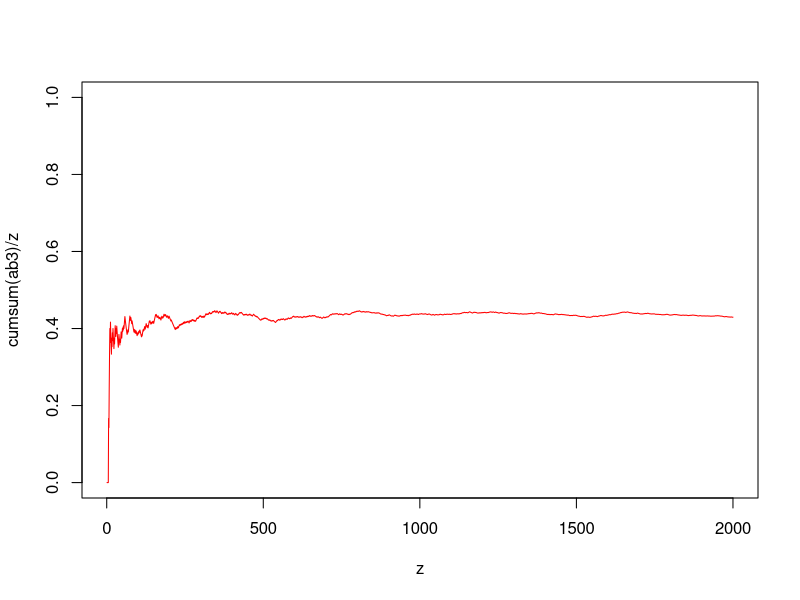

Reproduce this figure in R.
#Suppose we take two coins (one with probability of head 0.3, and the
#other with probability of head 0.6) and toss them alternately. How would
#the relative frequencies of heads behave? First argue theoretically. Then
#check by simulating the tosses in R.
ab1=sample(c(0,1),1000,replace=T,prob=c(0.7,0.3))
ab2=sample(c(0,1),1000,replace=T,prob=c(0.4,0.6))
odd=seq(1,2000,2)
even=seq(2,2000,2)
ab3 = 1:2000  
z=1:2000
ab3[odd]=ab1
ab3[even]=ab2
plot(z,cumsum(ab3)/z,ty='l',col='red',ylim=c(0,1))
# theoretically it should converge to the mean of 0.3 and 0.6 that is 0.45, 
#because the independ odd and even outcomes are respectively suppossed to converge
# to their specified probabilities of head. Now if we are combining them then they
# should average out each other

#first coin outputs
# [1] 1 0 0 0 1 1 1 1 0 0 1 0 0 1 0 1 0 0 0 1 0 0 1 1 0 1 0 1
# [29] 0 0 0 0 1 0 0 0 0 0 0 1 1 0 0 1 0 1 0 0 0 0 0 0 0 0 0 1
# [57] 0 0 0 0 0 0 1 0 1 0 0 0 1 1 0 0 1 0 0 0 0 1 1 1 0 0 0 1
# [85] 0 0 0 0 1 0 1 1 0 0 1 0 1 1 0 1 1 1 0 0 1 0 0 0 0 0 1 0
# [113] 1 1 0 0 0 1 0 1 1 1 0 1 0 0 1 0 1 1 0 1 0 1 1 0 0 0 0 0
# [141] 0 1 0 0 0 0 1 0 0 1 0 1 0 0 0 0 0 0 0 0 0 0 0 1 0 1 0 0
# [169] 0 1 0 0 0 0 0 0 0 0 1 0 0 1 0 0 0 0 1 0 0 1 0 0 0 0 0 1
# [197] 1 0 1 0 1 0 1 0 0 0 0 0 1 1 1 1 1 0 1 1 1 0 1 0 0 1 0 0
# [225] 0 1 0 0 1 0 1 0 0 1 0 0 0 0 0 0 0 0 0 0 1 0 0 1 1 0 1 0
# [253] 0 0 0 0 0 1 0 0 0 0 0 0 0 0 0 1 0 0 0 1 0 0 0 1 0 0 1 0
# [281] 0 1 0 0 0 0 0 0 0 0 1 0 0 0 1 1 1 0 0 0 1 1 1 1 0 0 0 0
# [309] 0 1 1 0 0 0 0 0 1 0 0 0 0 1 1 0 1 0 0 1 1 1 0 1 0 0 0 1
# [337] 1 0 0 1 0 0 0 0 0 0 0 0 1 0 0 0 0 1 1 0 1 0 0 0 0 0 0 0
# [365] 0 0 0 0 1 0 0 0 1 0 1 0 0 0 0 0 0 1 0 0 0 0 1 1 1 0 0 0
# [393] 0 0 0 0 1 0 0 0 0 1 0 0 0 0 0 0 1 0 1 1 0 1 1 0 0 0 1 0
# [421] 0 0 1 0 0 0 0 0 0 1 1 0 0 0 1 1 0 1 0 1 0 0 1 0 0 1 1 0
# [449] 0 0 1 0 0 1 0 1 1 0 0 0 1 0 0 0 1 1 1 0 1 0 0 0 0 1 0 0
# [477] 0 0 0 0 0 0 0 0 0 1 0 1 0 0 1 1 0 1 1 0 0 1 0 0 0 0 1 0
# [505] 0 0 0 1 0 0 1 0 0 1 1 0 0 0 0 0 0 0 0 1 0 0 0 0 0 0 0 0
# [533] 1 0 0 0 1 0 1 0 0 0 1 1 0 1 0 1 0 0 0 0 0 1 0 1 0 0 0 0
# [561] 0 0 1 0 1 0 0 0 0 0 0 0 1 0 0 0 0 1 1 1 0 0 0 0 0 0 1 1
# [589] 1 1 0 0 1 0 1 0 0 0 1 1 1 0 0 1 0 0 1 1 0 0 0 0 0 0 0 0
# [617] 1 0 0 1 1 0 0 1 0 0 0 0 1 0 0 0 1 1 0 0 0 1 1 0 0 1 1 0
# [645] 0 1 0 0 0 0 0 1 1 0 0 1 1 0 0 0 0 1 1 1 1 1 0 1 0 0 0 0
# [673] 0 0 0 0 0 0 0 1 0 0 1 0 0 1 0 0 0 0 0 0 0 1 0 0 0 0 1 0
# [701] 0 0 1 0 0 1 0 0 0 1 1 1 0 1 0 1 0 0 1 0 0 0 0 0 0 1 0 0
# [729] 0 0 0 0 0 0 1 0 0 0 1 0 0 1 0 0 0 1 0 0 1 0 1 1 0 0 0 1
# [757] 0 0 0 0 0 1 0 0 1 1 0 0 1 0 0 0 0 0 0 0 1 0 0 0 0 1 1 0
# [785] 0 0 0 1 0 0 1 0 1 0 0 1 1 1 1 0 0 0 0 0 0 0 1 0 0 0 1 0
# [813] 0 0 0 0 1 0 0 1 0 0 0 0 1 0 0 0 0 1 0 0 1 0 1 0 1 1 0 1
# [841] 0 0 0 0 1 0 1 0 0 1 1 0 0 1 0 0 0 1 0 1 0 0 0 0 0 0 0 1
# [869] 0 1 1 0 0 1 0 0 0 0 0 0 0 0 1 1 0 1 0 1 1 0 0 0 1 0 0 0
# [897] 0 1 0 0 1 0 0 0 0 0 0 0 0 0 0 1 0 0 1 1 1 0 0 0 0 0 0 0
# [925] 0 0 0 1 1 0 0 1 0 0 1 1 0 0 0 1 1 0 0 1 1 0 1 1 0 1 1 0
# [953] 0 0 0 0 0 1 0 1 0 0 0 0 0 0 0 0 0 0 1 0 0 0 1 0 0 0 0 0
# [981] 0 1 0 0 1 0 0 1 0 0 0 1 1 0 0 0 0 0 0 0

#second coin outputs
# [1] 0 0 0 0 1 1 1 1 1 0 0 1 1 1 0 1 1 1 1 1 1 1 1 1 0 0 0 0
# [29] 1 0 1 1 0 1 0 1 1 0 0 0 0 0 0 1 1 0 0 1 1 1 0 1 1 1 1 0
# [57] 0 1 0 0 0 0 0 1 0 0 0 1 0 0 1 1 1 0 1 0 0 0 0 1 0 1 1 0
# [85] 0 0 1 0 1 1 1 0 1 1 1 0 1 1 1 1 0 0 1 1 0 1 1 1 0 1 1 0
# [113] 0 0 0 1 1 0 1 0 0 0 0 1 1 1 0 1 0 1 0 0 1 1 0 1 0 1 0 1
# [141] 1 0 1 1 1 0 0 1 1 1 0 1 1 0 0 1 1 0 0 1 0 1 0 0 1 0 1 1
# [169] 1 0 0 0 0 1 0 0 0 0 0 1 1 1 1 0 0 0 0 0 1 1 0 1 1 0 1 0
# [197] 1 1 1 0 0 1 1 0 0 1 1 0 1 1 1 1 1 0 0 0 0 0 1 0 0 1 0 1
# [225] 0 1 1 1 1 0 0 0 0 1 0 1 1 0 0 1 1 1 0 0 0 0 0 0 1 0 0 1
# [253] 0 0 0 0 0 1 1 0 0 0 0 0 0 1 0 1 0 1 1 1 1 0 0 0 1 0 0 1
# [281] 1 0 0 1 0 0 0 0 0 0 0 0 1 1 1 0 1 1 1 1 1 0 1 0 1 1 1 1
# [309] 1 1 1 1 1 1 0 1 0 0 0 1 0 1 1 0 0 1 1 0 1 0 1 0 0 1 1 1
# [337] 0 0 1 0 0 0 1 0 0 0 1 0 1 1 0 1 1 1 1 1 1 1 1 1 1 1 1 1
# [365] 0 0 1 1 0 1 0 0 0 1 0 1 0 1 0 0 1 1 1 0 1 1 0 0 1 1 1 1
# [393] 0 0 0 0 1 0 1 1 0 0 1 1 0 1 1 0 1 1 0 1 1 1 1 1 0 1 1 1
# [421] 0 0 1 0 0 1 0 0 1 0 1 1 1 1 1 0 0 0 0 1 1 0 0 0 1 1 0 1
# [449] 1 0 1 1 1 1 0 1 1 0 1 0 0 1 0 0 1 1 1 0 1 0 1 0 1 1 1 1
# [477] 1 1 1 1 0 1 1 1 0 1 1 1 1 1 1 1 1 0 0 0 1 1 1 0 1 0 1 1
# [505] 1 1 0 0 1 1 0 1 1 1 1 0 1 1 1 1 0 0 1 1 0 1 1 1 1 0 1 1
# [533] 0 0 1 0 0 1 0 0 1 1 0 0 0 0 1 0 1 1 1 1 0 1 1 1 0 1 1 1
# [561] 1 1 1 1 0 0 1 1 1 1 1 0 0 1 0 1 1 0 1 0 1 1 0 1 0 1 0 1
# [589] 0 1 1 0 0 1 1 0 1 0 1 1 1 1 1 1 0 1 1 0 0 1 1 0 1 1 0 0
# [617] 0 1 1 1 1 1 0 0 1 1 1 1 1 0 1 1 1 0 1 0 0 0 1 1 0 0 1 1
# [645] 0 0 1 0 0 1 0 1 0 1 1 0 0 0 0 0 0 0 1 1 0 1 0 0 0 1 1 1
# [673] 1 1 1 1 1 1 1 1 1 1 0 0 1 0 1 0 1 0 1 1 1 1 1 0 0 0 1 1
# [701] 0 0 1 1 0 0 0 1 1 1 1 1 1 0 0 0 1 1 0 1 1 0 0 1 1 1 1 1
# [729] 1 0 1 1 1 1 1 1 0 0 0 1 0 1 1 1 0 0 1 1 0 1 0 1 1 0 1 1
# [757] 1 0 1 1 0 1 1 0 1 1 0 0 1 0 1 0 1 0 1 0 0 0 1 0 1 1 0 1
# [785] 0 0 1 1 1 0 1 0 1 1 0 1 1 0 0 0 0 1 0 1 0 1 0 1 1 0 1 1
#  [813] 0 1 1 0 1 1 1 1 0 1 1 0 0 0 1 0 0 1 1 0 1 1 0 0 1 1 1 1
#  [841] 0 1 1 0 1 0 0 1 1 0 1 1 0 0 1 0 1 1 0 1 1 1 1 0 0 1 1 0
#  [869] 1 1 1 0 1 1 1 0 1 1 0 0 0 1 1 1 0 1 1 1 1 1 1 1 1 1 1 1
#  [897] 0 1 0 0 1 0 0 1 1 1 0 1 1 0 0 1 0 0 1 1 0 1 1 1 0 1 0 0
#  [925] 0 1 0 1 1 0 1 0 0 1 1 0 1 1 0 1 0 0 1 1 0 1 1 0 0 0 1 0
#  [953] 1 1 1 0 0 1 0 1 1 1 1 1 0 0 1 1 1 1 0 1 0 1 1 1 0 0 0 1
#  [981] 0 1 1 1 0 1 1 1 1 1 0 0 0 1 1 0 1 1 1 0
# 
#  combined coins output as tossed one by one
# [1] 1 0 0 0 0 0 0 0 1 1 1 1 1 1 1 1 0 1 0 0 1 0 0 1 0 1 1 1
# [29] 0 0 1 1 0 1 0 1 0 1 1 1 0 1 0 1 1 1 1 1 0 0 1 0 0 0 1 0
# [57] 0 1 0 0 0 1 0 1 1 0 0 1 0 0 0 1 0 1 0 0 0 0 1 0 1 0 0 0
# [85] 0 0 1 1 0 1 1 0 0 0 0 1 0 1 0 1 0 0 0 1 0 1 0 1 0 1 1 0
# [113] 0 0 0 1 0 0 0 0 0 0 0 0 1 0 0 1 1 0 0 0 0 0 0 1 1 0 1 0
# [141] 0 1 0 1 1 1 0 0 0 1 0 0 0 0 1 0 1 0 1 1 0 0 0 1 0 1 1 0
# [169] 0 0 0 0 0 1 0 0 1 1 0 1 1 1 1 0 0 1 0 1 1 1 0 0 1 1 1 1
# [197] 0 1 1 1 1 0 1 0 0 1 0 1 1 0 0 1 0 1 0 1 0 0 0 1 1 1 0 0
# [225] 1 0 1 0 0 0 0 1 0 1 1 0 0 1 1 0 1 0 1 0 0 0 1 1 0 1 0 1
# [253] 1 0 0 1 1 0 1 1 0 0 1 0 0 1 1 1 1 0 0 1 0 0 0 1 0 0 0 1
# [281] 0 1 1 0 0 1 0 1 0 1 0 0 1 0 0 1 0 1 1 1 0 0 1 1 0 1 0 0
# [309] 0 0 0 1 0 1 0 0 0 0 0 1 0 0 0 1 0 0 1 0 0 1 1 0 0 1 0 1
# [337] 0 1 1 0 0 0 0 0 0 0 0 1 0 0 0 0 0 0 0 0 1 0 0 1 0 1 1 1
# [365] 0 1 0 0 0 0 0 0 1 0 0 0 0 1 1 1 0 0 0 1 0 1 0 0 0 1 1 0
# [393] 1 1 0 1 1 1 0 0 1 0 0 1 1 1 0 0 0 0 0 1 0 1 0 0 1 1 1 1
# [421] 1 1 1 1 1 1 0 0 1 0 1 0 1 0 0 0 1 1 0 0 0 0 1 1 0 0 0 1
# [449] 0 0 1 1 0 1 0 1 1 1 0 0 1 0 0 0 0 0 1 1 0 0 0 1 0 1 0 0
# [477] 0 0 0 1 0 1 0 1 0 0 0 0 1 0 0 0 0 0 1 0 1 1 0 0 1 0 0 1
# [505] 0 0 0 0 0 0 0 0 0 0 1 1 0 1 0 0 0 0 0 0 0 0 0 0 0 0 0 1
# [533] 0 0 1 1 0 0 0 1 0 1 1 1 0 1 0 0 0 0 1 0 0 1 0 0 1 0 0 1
# [561] 0 1 1 0 0 0 0 1 0 0 0 0 0 0 0 0 0 0 0 0 1 0 0 0 0 1 0 1
# [589] 1 1 1 0 1 1 0 1 0 1 0 1 1 1 1 0 1 1 1 0 0 1 0 1 0 1 0 1
# [617] 0 1 1 1 1 1 0 1 0 1 0 1 0 0 0 1 1 0 0 0 0 0 0 1 0 0 1 1
# [645] 1 1 0 0 1 0 0 1 0 1 1 0 1 1 1 0 0 1 1 0 0 0 0 1 0 1 1 1
# [673] 1 0 0 0 0 1 1 0 0 0 0 0 0 1 0 0 0 0 0 0 0 1 0 0 1 1 0 1
# [701] 0 0 0 1 0 1 1 1 1 1 0 1 1 1 0 1 0 1 0 1 0 1 0 1 0 1 0 1
# [729] 0 0 0 0 0 1 0 1 1 0 0 1 0 0 0 0 1 0 0 1 1 0 0 1 0 0 0 1
# [757] 0 0 0 0 0 1 1 1 0 1 0 0 0 1 0 1 1 0 1 0 1 1 0 1 0 1 0 1
# [785] 0 0 0 0 0 0 0 0 1 1 0 0 0 1 0 1 0 0 1 0 0 1 0 1 0 0 0 1
# [813] 0 1 0 0 1 1 0 1 1 0 1 1 0 1 1 1 1 1 0 1 0 0 0 1 1 1 0 1
# [841] 0 0 0 0 1 1 0 0 0 0 0 1 0 0 0 0 0 1 1 0 1 1 0 1 0 1 0 1
# [869] 1 1 1 0 0 0 1 0 0 0 1 1 0 1 0 0 1 0 0 0 0 1 1 1 1 0 0 1
# [897] 0 1 0 0 1 1 0 1 0 1 1 1 0 0 1 1 1 1 0 0 0 1 0 0 1 0 0 1
# [925] 0 0 0 0 1 1 1 1 1 1 0 0 1 1 0 0 0 1 0 0 0 1 1 1 0 1 0 1
# [953] 0 1 0 1 0 1 0 1 0 0 0 1 0 1 0 1 0 0 1 1 0 1 1 1 0 1 0 1
# [981] 1 1 1 1 0 1 1 0 1 0 0 0 0 1 1 1 0 1 0 0
# # next thousand outputs as R doesnt allow more than 1000 entries at a time
# [1] 0 1 0 0 1 1 0 1 0 1 0 1 0 0 1 0 0 1 0 1 1 0 0 1 0 1 1 1
# [29] 1 1 0 0 0 1 0 1 0 1 0 1 0 0 0 0 0 1 1 1 0 0 0 1 0 1 0 1
# [57] 0 1 0 0 0 1 0 1 1 0 0 0 0 1 0 0 1 0 0 1 1 0 0 0 0 1 0 1
# [85] 1 0 1 0 0 0 1 0 0 1 1 0 0 1 0 1 0 1 0 1 0 0 1 1 0 1 1 1
# [113] 0 0 0 1 0 1 0 1 0 1 0 1 1 1 0 1 1 0 0 0 0 1 0 1 0 1 0 1
# [141] 0 1 0 0 1 0 0 1 0 0 0 1 0 1 1 0 1 1 1 0 0 1 0 1 0 0 0 1
# [169] 0 0 0 1 1 0 1 1 1 0 1 1 0 1 0 0 1 0 0 1 1 1 0 0 0 1 0 0
# [197] 1 1 1 1 1 1 0 1 0 1 1 1 0 0 0 1 1 1 1 0 0 0 0 1 0 1 0 0
# [225] 0 1 0 1 0 0 0 0 1 0 0 1 0 1 1 1 1 1 0 1 0 0 1 0 0 1 0 1
# [253] 0 1 0 1 1 1 0 0 0 1 0 1 1 1 1 0 0 1 0 0 0 0 1 0 1 1 0 1
# [281] 0 0 1 0 1 1 0 1 0 0 1 0 0 1 0 0 0 0 0 1 0 0 1 1 1 0 0 1
# [309] 0 1 1 0 1 0 0 0 0 0 0 0 0 0 1 0 1 1 1 1 1 0 1 1 0 0 1 0
# [337] 0 0 0 1 0 1 0 1 0 1 0 1 0 1 0 1 0 1 0 1 0 1 1 1 0 1 0 1
# [365] 1 0 0 0 0 1 1 0 0 1 0 0 0 1 0 0 0 1 0 1 0 1 1 1 0 1 0 0
# [393] 0 0 0 0 1 1 0 1 0 0 0 0 1 1 0 1 0 0 1 0 0 0 0 1 0 1 1 1
# [421] 1 1 1 1 0 1 1 0 0 0 1 0 0 1 0 1 1 0 0 1 0 1 0 0 0 0 0 1
# [449] 0 1 1 1 0 1 0 1 0 1 0 0 0 1 0 1 0 1 0 1 1 1 0 1 0 0 0 0
# [477] 1 0 0 1 0 0 1 1 0 1 0 1 0 0 1 0 0 1 0 1 1 0 0 1 1 0 1 1
# [505] 0 1 0 0 0 1 1 1 0 1 0 0 0 1 0 1 0 0 1 1 0 1 0 0 1 1 1 1
# [533] 0 0 0 0 1 1 0 0 0 1 0 0 0 1 0 0 0 1 0 0 1 0 0 0 0 1 0 0
# [561] 0 1 1 1 1 0 0 1 0 0 0 0 0 1 1 1 0 1 0 0 1 1 0 0 1 1 0 1
# [589] 0 0 1 1 1 1 1 0 1 0 0 0 0 0 0 1 0 0 0 1 0 0 0 1 1 0 0 1
# [617] 0 1 0 0 1 1 0 1 0 0 0 1 0 1 0 0 1 1 0 1 0 1 1 1 0 0 0 1
# [645] 0 1 0 0 1 0 0 0 0 1 0 0 0 0 1 1 0 1 0 0 1 1 0 1 1 0 0 0
# [673] 1 1 1 1 0 1 1 1 0 0 0 1 0 1 0 0 1 1 0 0 1 0 0 1 0 1 1 0
# [701] 1 1 0 1 0 0 1 0 0 1 0 0 0 1 1 1 0 0 1 1 0 1 0 1 0 1 0 0
# [729] 0 0 0 1 0 1 1 0 0 1 1 1 1 1 0 0 0 1 1 1 0 1 0 0 0 1 0 1
# [757] 0 0 0 0 0 0 0 1 1 1 1 1 0 0 1 1 0 1 1 1 1 1 0 1 0 1 0 1
# [785] 1 1 0 1 0 1 0 1 0 0 1 1 0 0 0 0 1 1 0 0 0 0 0 1 0 1 0 1
# [813] 0 0 0 1 0 1 0 0 0 0 1 1 0 0 0 0 1 1 1 1 1 0 0 1 0 1 0 1
# [841] 0 0 0 1 0 0 0 0 0 0 0 1 0 0 1 1 1 1 0 0 0 1 1 0 0 0 0 1
# [869] 1 1 1 0 0 1 0 1 0 0 1 1 1 0 0 0 0 1 1 1 1 0 0 1 1 1 1 0
# [897] 0 0 1 0 1 1 0 0 0 1 0 1 0 1 0 0 0 0 1 1 0 0 1 1 0 1 0 1
# [925] 0 1 0 1 0 0 0 0 0 1 0 1 0 1 0 1 1 0 0 1 0 0 0 1 1 1 0 1
# [953] 0 0 0 0 0 0 0 1 0 0 1 1 0 1 0 1 1 0 0 1 0 1 1 1 0 1 0 1
# [981] 0 0 1 0 1 0 0 1 0 1 0 0 0 1 0 1 0 1 0 0